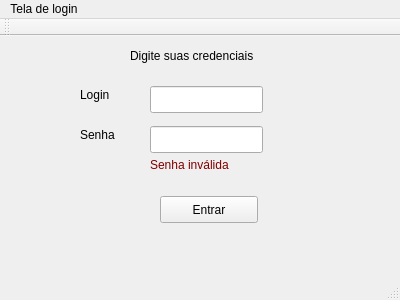
<?xml version="1.0" encoding="UTF-8"?>
<ui version="4.0">
 <class>MainWindow</class>
 <widget class="QMainWindow" name="MainWindow">
  <property name="geometry">
   <rect>
    <x>0</x>
    <y>0</y>
    <width>400</width>
    <height>300</height>
   </rect>
  </property>
  <property name="windowTitle">
   <string>Login</string>
  </property>
  <widget class="QWidget" name="centralWidget">
   <widget class="QLabel" name="label_login">
    <property name="geometry">
     <rect>
      <x>80</x>
      <y>50</y>
      <width>65</width>
      <height>17</height>
     </rect>
    </property>
    <property name="text">
     <string>Login</string>
    </property>
   </widget>
   <widget class="QPushButton" name="pushButton">
    <property name="geometry">
     <rect>
      <x>160</x>
      <y>160</y>
      <width>98</width>
      <height>27</height>
     </rect>
    </property>
    <property name="text">
     <string>Entrar</string>
    </property>
   </widget>
   <widget class="QLineEdit" name="line_login">
    <property name="geometry">
     <rect>
      <x>150</x>
      <y>50</y>
      <width>113</width>
      <height>27</height>
     </rect>
    </property>
   </widget>
   <widget class="QLineEdit" name="line_senha">
    <property name="geometry">
     <rect>
      <x>150</x>
      <y>90</y>
      <width>113</width>
      <height>27</height>
     </rect>
    </property>
    <property name="text">
     <string/>
    </property>
    <property name="echoMode">
     <enum>QLineEdit::Password</enum>
    </property>
   </widget>
   <widget class="QLabel" name="label_senha">
    <property name="geometry">
     <rect>
      <x>80</x>
      <y>90</y>
      <width>65</width>
      <height>17</height>
     </rect>
    </property>
    <property name="text">
     <string>Senha</string>
    </property>
   </widget>
   <widget class="QLabel" name="label_titulo">
    <property name="geometry">
     <rect>
      <x>130</x>
      <y>10</y>
      <width>161</width>
      <height>20</height>
     </rect>
    </property>
    <property name="text">
     <string>Digite suas credenciais</string>
    </property>
   </widget>
   <widget class="QLabel" name="label_senha_inv">
    <property name="enabled">
     <bool>false</bool>
    </property>
    <property name="geometry">
     <rect>
      <x>150</x>
      <y>120</y>
      <width>121</width>
      <height>17</height>
     </rect>
    </property>
    <property name="palette">
     <palette>
      <active>
       <colorrole role="WindowText">
        <brush brushstyle="SolidPattern">
         <color alpha="255">
          <red>0</red>
          <green>0</green>
          <blue>0</blue>
         </color>
        </brush>
       </colorrole>
       <colorrole role="Button">
        <brush brushstyle="SolidPattern">
         <color alpha="255">
          <red>255</red>
          <green>0</green>
          <blue>0</blue>
         </color>
        </brush>
       </colorrole>
       <colorrole role="Light">
        <brush brushstyle="SolidPattern">
         <color alpha="255">
          <red>255</red>
          <green>127</green>
          <blue>127</blue>
         </color>
        </brush>
       </colorrole>
       <colorrole role="Midlight">
        <brush brushstyle="SolidPattern">
         <color alpha="255">
          <red>255</red>
          <green>63</green>
          <blue>63</blue>
         </color>
        </brush>
       </colorrole>
       <colorrole role="Dark">
        <brush brushstyle="SolidPattern">
         <color alpha="255">
          <red>127</red>
          <green>0</green>
          <blue>0</blue>
         </color>
        </brush>
       </colorrole>
       <colorrole role="Mid">
        <brush brushstyle="SolidPattern">
         <color alpha="255">
          <red>170</red>
          <green>0</green>
          <blue>0</blue>
         </color>
        </brush>
       </colorrole>
       <colorrole role="Text">
        <brush brushstyle="SolidPattern">
         <color alpha="255">
          <red>0</red>
          <green>0</green>
          <blue>0</blue>
         </color>
        </brush>
       </colorrole>
       <colorrole role="BrightText">
        <brush brushstyle="SolidPattern">
         <color alpha="255">
          <red>255</red>
          <green>255</green>
          <blue>255</blue>
         </color>
        </brush>
       </colorrole>
       <colorrole role="ButtonText">
        <brush brushstyle="SolidPattern">
         <color alpha="255">
          <red>0</red>
          <green>0</green>
          <blue>0</blue>
         </color>
        </brush>
       </colorrole>
       <colorrole role="Base">
        <brush brushstyle="SolidPattern">
         <color alpha="255">
          <red>255</red>
          <green>255</green>
          <blue>255</blue>
         </color>
        </brush>
       </colorrole>
       <colorrole role="Window">
        <brush brushstyle="SolidPattern">
         <color alpha="255">
          <red>255</red>
          <green>0</green>
          <blue>0</blue>
         </color>
        </brush>
       </colorrole>
       <colorrole role="Shadow">
        <brush brushstyle="SolidPattern">
         <color alpha="255">
          <red>0</red>
          <green>0</green>
          <blue>0</blue>
         </color>
        </brush>
       </colorrole>
       <colorrole role="AlternateBase">
        <brush brushstyle="SolidPattern">
         <color alpha="255">
          <red>255</red>
          <green>127</green>
          <blue>127</blue>
         </color>
        </brush>
       </colorrole>
       <colorrole role="ToolTipBase">
        <brush brushstyle="SolidPattern">
         <color alpha="255">
          <red>255</red>
          <green>255</green>
          <blue>220</blue>
         </color>
        </brush>
       </colorrole>
       <colorrole role="ToolTipText">
        <brush brushstyle="SolidPattern">
         <color alpha="255">
          <red>0</red>
          <green>0</green>
          <blue>0</blue>
         </color>
        </brush>
       </colorrole>
      </active>
      <inactive>
       <colorrole role="WindowText">
        <brush brushstyle="SolidPattern">
         <color alpha="255">
          <red>0</red>
          <green>0</green>
          <blue>0</blue>
         </color>
        </brush>
       </colorrole>
       <colorrole role="Button">
        <brush brushstyle="SolidPattern">
         <color alpha="255">
          <red>255</red>
          <green>0</green>
          <blue>0</blue>
         </color>
        </brush>
       </colorrole>
       <colorrole role="Light">
        <brush brushstyle="SolidPattern">
         <color alpha="255">
          <red>255</red>
          <green>127</green>
          <blue>127</blue>
         </color>
        </brush>
       </colorrole>
       <colorrole role="Midlight">
        <brush brushstyle="SolidPattern">
         <color alpha="255">
          <red>255</red>
          <green>63</green>
          <blue>63</blue>
         </color>
        </brush>
       </colorrole>
       <colorrole role="Dark">
        <brush brushstyle="SolidPattern">
         <color alpha="255">
          <red>127</red>
          <green>0</green>
          <blue>0</blue>
         </color>
        </brush>
       </colorrole>
       <colorrole role="Mid">
        <brush brushstyle="SolidPattern">
         <color alpha="255">
          <red>170</red>
          <green>0</green>
          <blue>0</blue>
         </color>
        </brush>
       </colorrole>
       <colorrole role="Text">
        <brush brushstyle="SolidPattern">
         <color alpha="255">
          <red>0</red>
          <green>0</green>
          <blue>0</blue>
         </color>
        </brush>
       </colorrole>
       <colorrole role="BrightText">
        <brush brushstyle="SolidPattern">
         <color alpha="255">
          <red>255</red>
          <green>255</green>
          <blue>255</blue>
         </color>
        </brush>
       </colorrole>
       <colorrole role="ButtonText">
        <brush brushstyle="SolidPattern">
         <color alpha="255">
          <red>0</red>
          <green>0</green>
          <blue>0</blue>
         </color>
        </brush>
       </colorrole>
       <colorrole role="Base">
        <brush brushstyle="SolidPattern">
         <color alpha="255">
          <red>255</red>
          <green>255</green>
          <blue>255</blue>
         </color>
        </brush>
       </colorrole>
       <colorrole role="Window">
        <brush brushstyle="SolidPattern">
         <color alpha="255">
          <red>255</red>
          <green>0</green>
          <blue>0</blue>
         </color>
        </brush>
       </colorrole>
       <colorrole role="Shadow">
        <brush brushstyle="SolidPattern">
         <color alpha="255">
          <red>0</red>
          <green>0</green>
          <blue>0</blue>
         </color>
        </brush>
       </colorrole>
       <colorrole role="AlternateBase">
        <brush brushstyle="SolidPattern">
         <color alpha="255">
          <red>255</red>
          <green>127</green>
          <blue>127</blue>
         </color>
        </brush>
       </colorrole>
       <colorrole role="ToolTipBase">
        <brush brushstyle="SolidPattern">
         <color alpha="255">
          <red>255</red>
          <green>255</green>
          <blue>220</blue>
         </color>
        </brush>
       </colorrole>
       <colorrole role="ToolTipText">
        <brush brushstyle="SolidPattern">
         <color alpha="255">
          <red>0</red>
          <green>0</green>
          <blue>0</blue>
         </color>
        </brush>
       </colorrole>
      </inactive>
      <disabled>
       <colorrole role="WindowText">
        <brush brushstyle="SolidPattern">
         <color alpha="255">
          <red>127</red>
          <green>0</green>
          <blue>0</blue>
         </color>
        </brush>
       </colorrole>
       <colorrole role="Button">
        <brush brushstyle="SolidPattern">
         <color alpha="255">
          <red>255</red>
          <green>0</green>
          <blue>0</blue>
         </color>
        </brush>
       </colorrole>
       <colorrole role="Light">
        <brush brushstyle="SolidPattern">
         <color alpha="255">
          <red>255</red>
          <green>127</green>
          <blue>127</blue>
         </color>
        </brush>
       </colorrole>
       <colorrole role="Midlight">
        <brush brushstyle="SolidPattern">
         <color alpha="255">
          <red>255</red>
          <green>63</green>
          <blue>63</blue>
         </color>
        </brush>
       </colorrole>
       <colorrole role="Dark">
        <brush brushstyle="SolidPattern">
         <color alpha="255">
          <red>127</red>
          <green>0</green>
          <blue>0</blue>
         </color>
        </brush>
       </colorrole>
       <colorrole role="Mid">
        <brush brushstyle="SolidPattern">
         <color alpha="255">
          <red>170</red>
          <green>0</green>
          <blue>0</blue>
         </color>
        </brush>
       </colorrole>
       <colorrole role="Text">
        <brush brushstyle="SolidPattern">
         <color alpha="255">
          <red>127</red>
          <green>0</green>
          <blue>0</blue>
         </color>
        </brush>
       </colorrole>
       <colorrole role="BrightText">
        <brush brushstyle="SolidPattern">
         <color alpha="255">
          <red>255</red>
          <green>255</green>
          <blue>255</blue>
         </color>
        </brush>
       </colorrole>
       <colorrole role="ButtonText">
        <brush brushstyle="SolidPattern">
         <color alpha="255">
          <red>127</red>
          <green>0</green>
          <blue>0</blue>
         </color>
        </brush>
       </colorrole>
       <colorrole role="Base">
        <brush brushstyle="SolidPattern">
         <color alpha="255">
          <red>255</red>
          <green>0</green>
          <blue>0</blue>
         </color>
        </brush>
       </colorrole>
       <colorrole role="Window">
        <brush brushstyle="SolidPattern">
         <color alpha="255">
          <red>255</red>
          <green>0</green>
          <blue>0</blue>
         </color>
        </brush>
       </colorrole>
       <colorrole role="Shadow">
        <brush brushstyle="SolidPattern">
         <color alpha="255">
          <red>0</red>
          <green>0</green>
          <blue>0</blue>
         </color>
        </brush>
       </colorrole>
       <colorrole role="AlternateBase">
        <brush brushstyle="SolidPattern">
         <color alpha="255">
          <red>255</red>
          <green>0</green>
          <blue>0</blue>
         </color>
        </brush>
       </colorrole>
       <colorrole role="ToolTipBase">
        <brush brushstyle="SolidPattern">
         <color alpha="255">
          <red>255</red>
          <green>255</green>
          <blue>220</blue>
         </color>
        </brush>
       </colorrole>
       <colorrole role="ToolTipText">
        <brush brushstyle="SolidPattern">
         <color alpha="255">
          <red>0</red>
          <green>0</green>
          <blue>0</blue>
         </color>
        </brush>
       </colorrole>
      </disabled>
     </palette>
    </property>
    <property name="text">
     <string>Senha inválida</string>
    </property>
   </widget>
  </widget>
  <widget class="QToolBar" name="mainToolBar">
   <attribute name="toolBarArea">
    <enum>TopToolBarArea</enum>
   </attribute>
   <attribute name="toolBarBreak">
    <bool>false</bool>
   </attribute>
  </widget>
  <widget class="QStatusBar" name="statusBar"/>
  <widget class="QMenuBar" name="menuBar">
   <property name="geometry">
    <rect>
     <x>0</x>
     <y>0</y>
     <width>400</width>
     <height>25</height>
    </rect>
   </property>
   <widget class="QMenu" name="menuTela_de_login">
    <property name="title">
     <string>Tela de login</string>
    </property>
   </widget>
   <addaction name="menuTela_de_login"/>
  </widget>
 </widget>
 <layoutdefault spacing="6" margin="11"/>
 <resources/>
 <connections/>
</ui>
